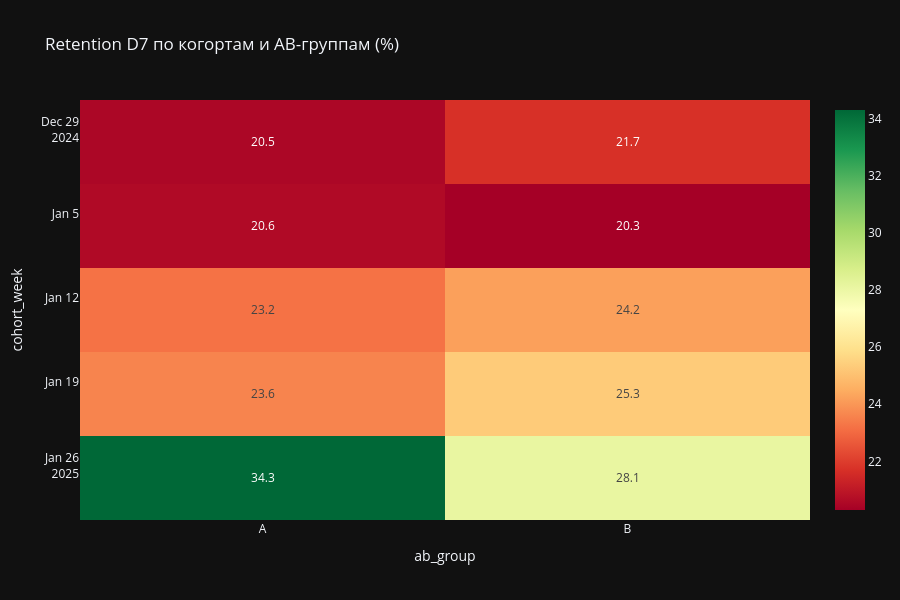

This figure's notebook cell:
### Code cell
# Heatmap retention (D1 / D7 / D14 / D30)
pivot = df.pivot_table(
    index='cohort_week',
    columns='ab_group',
    values='ret_d7_pct',
    aggfunc='mean'
).round(1)

fig_heatmap = px.imshow(
    pivot,
    text_auto=True,
    aspect="auto",
    color_continuous_scale="RdYlGn",
    title="Retention D7 по когортам и AB-группам (%)"
)
fig_heatmap.update_layout(height=600)
fig_heatmap.show()

# Сохраняем
os.makedirs('../images', exist_ok=True)
fig_heatmap.write_image("../images/retention_heatmap_d7.png")

### Figure 1 — Plotly figure (JSON) as saved in the notebook; plotly's stock layout.template omitted (floating-point values rounded to 4 significant figures)
{"data": [{"coloraxis": "coloraxis", "name": "0", "texttemplate": "%{z}", "x": ["A", "B"], "y": ["2024-12-30", "2025-01-06", "2025-01-13", "2025-01-20", "2025-01-27"], "z": [[20.5, 21.7], [20.6, 20.3], [23.2, 24.2], [23.6, 25.3], [34.3, 28.1]], "type": "heatmap", "xaxis": "x", "yaxis": "y", "hovertemplate": "ab_group: %{x}<br>cohort_week: %{y}<br>color: %{z}<extra></extra>"}], "layout": {"xaxis": {"anchor": "y", "domain": [0.0, 1.0], "title": {"text": "ab_group"}}, "yaxis": {"anchor": "x", "domain": [0.0, 1.0], "autorange": "reversed", "title": {"text": "cohort_week"}}, "coloraxis": {"colorscale": [[0.0, "rgb(165,0,38)"], [0.1, "rgb(215,48,39)"], [0.2, "rgb(244,109,67)"], [0.3, "rgb(253,174,97)"], [0.4, "rgb(254,224,139)"], [0.5, "rgb(255,255,191)"], [0.6, "rgb(217,239,139)"], [0.7, "rgb(166,217,106)"], [0.8, "rgb(102,189,99)"], [0.9, "rgb(26,152,80)"], [1.0, "rgb(0,104,55)"]]}, "title": {"text": "Retention D7 по когортам и AB-группам (%)"}, "height": 600}}
